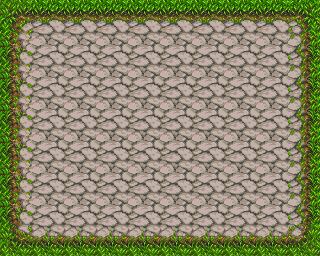

This is a level from a 2D game, rendered from its Tiled map with the project's own tilesets. A one-line summary and the complete map file follow:
An orthogonal 10x8 tile map with 32x32 px tiles, 1 tile layer (Tile Layer 1) and 1 object (player).

<map version="1.0" orientation="orthogonal" renderorder="right-down" width="10" height="8" tilewidth="32" tileheight="32" nextobjectid="2">
 <tileset firstgid="1" name="PathAndObjects" tilewidth="32" tileheight="32" tilecount="256" columns="16">
  <image source="../tilesets/PathAndObjects.png" width="512" height="512" />
 </tileset>
 <layer name="Tile Layer 1" width="10" height="8">
  <data>
   <tile gid="1" />
   <tile gid="2" />
   <tile gid="2" />
   <tile gid="2" />
   <tile gid="2" />
   <tile gid="2" />
   <tile gid="2" />
   <tile gid="2" />
   <tile gid="2" />
   <tile gid="3" />
   <tile gid="17" />
   <tile gid="18" />
   <tile gid="18" />
   <tile gid="18" />
   <tile gid="18" />
   <tile gid="18" />
   <tile gid="18" />
   <tile gid="18" />
   <tile gid="18" />
   <tile gid="19" />
   <tile gid="17" />
   <tile gid="18" />
   <tile gid="18" />
   <tile gid="18" />
   <tile gid="18" />
   <tile gid="18" />
   <tile gid="18" />
   <tile gid="18" />
   <tile gid="18" />
   <tile gid="19" />
   <tile gid="17" />
   <tile gid="18" />
   <tile gid="18" />
   <tile gid="18" />
   <tile gid="18" />
   <tile gid="18" />
   <tile gid="18" />
   <tile gid="18" />
   <tile gid="18" />
   <tile gid="19" />
   <tile gid="17" />
   <tile gid="18" />
   <tile gid="18" />
   <tile gid="18" />
   <tile gid="18" />
   <tile gid="18" />
   <tile gid="18" />
   <tile gid="18" />
   <tile gid="18" />
   <tile gid="19" />
   <tile gid="17" />
   <tile gid="18" />
   <tile gid="18" />
   <tile gid="18" />
   <tile gid="18" />
   <tile gid="18" />
   <tile gid="18" />
   <tile gid="18" />
   <tile gid="18" />
   <tile gid="19" />
   <tile gid="17" />
   <tile gid="18" />
   <tile gid="18" />
   <tile gid="18" />
   <tile gid="18" />
   <tile gid="18" />
   <tile gid="18" />
   <tile gid="18" />
   <tile gid="18" />
   <tile gid="19" />
   <tile gid="33" />
   <tile gid="34" />
   <tile gid="34" />
   <tile gid="34" />
   <tile gid="34" />
   <tile gid="34" />
   <tile gid="34" />
   <tile gid="34" />
   <tile gid="34" />
   <tile gid="35" />
  </data>
 </layer>
 <objectgroup name="spawn points">
  <object id="1" name="player" x="125" y="100" width="18" height="14">
   <ellipse />
  </object>
 </objectgroup>
</map>
